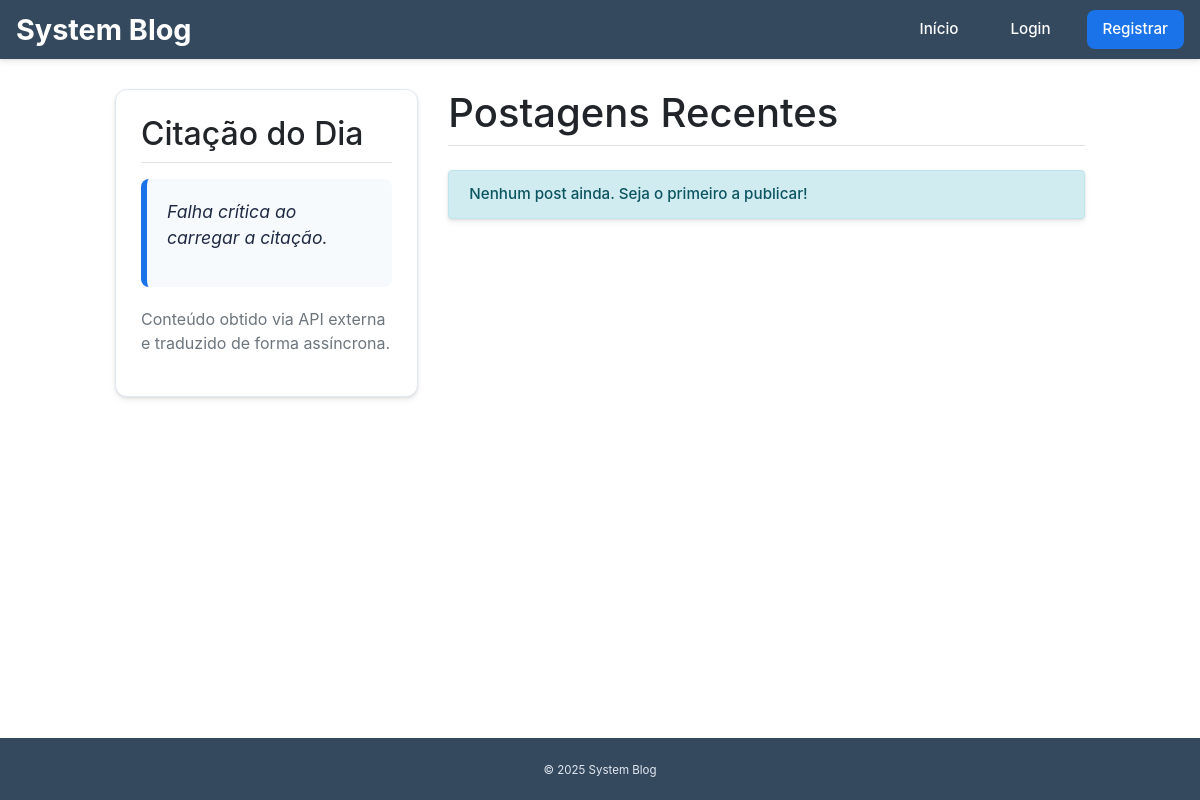
The app's page /home, older data.
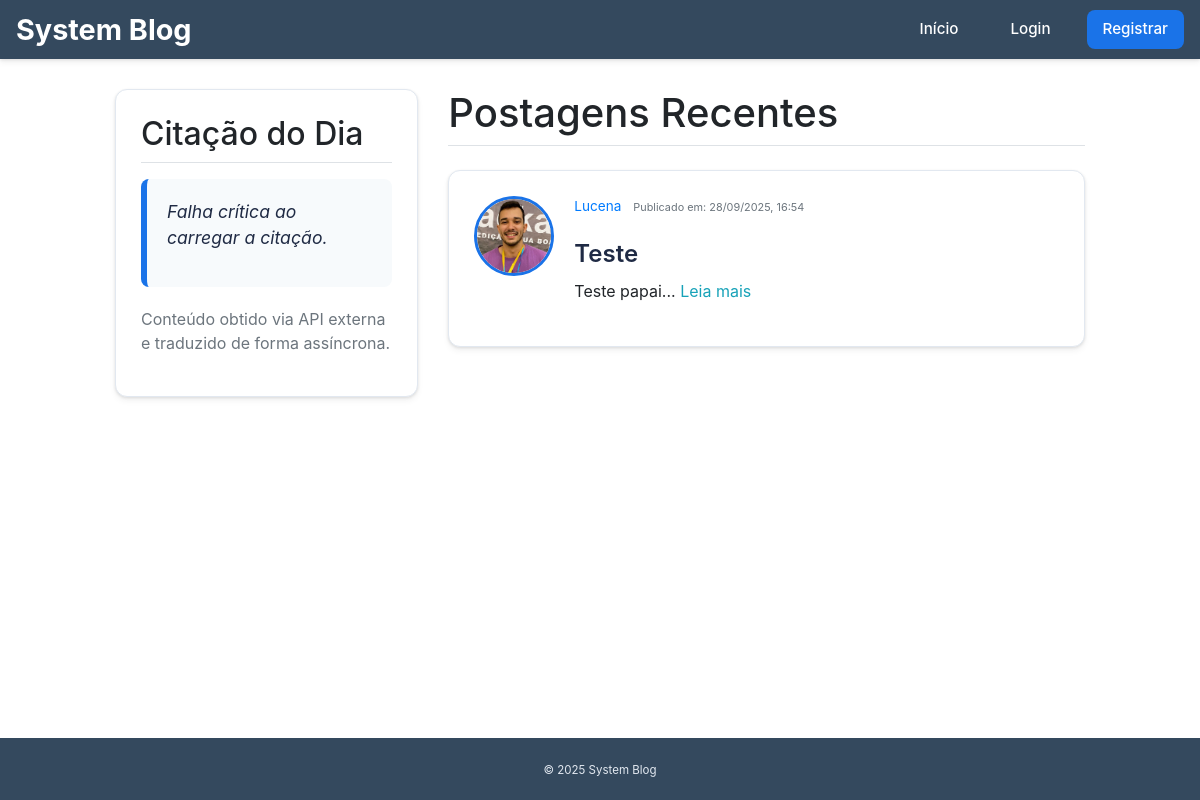
The same page, newer data.
### models.py (models this page shows, shortened)
class Post(db.Model):
    id = db.Column(db.Integer, primary_key=True)
    title = db.Column(db.String(100), nullable=False)
    date_posted = db.Column(db.DateTime, nullable=False, default=datetime.utcnow)
    content = db.Column(db.Text, nullable=False)
    user_id = db.Column(db.Integer, db.ForeignKey('user.id'), nullable=False)

class User(db.Model, UserMixin):
    id = db.Column(db.Integer, primary_key=True)
    username = db.Column(db.String(20), unique=True, nullable=False)
    email = db.Column(db.String(120), unique=True, nullable=False)
    password = db.Column(db.String(60), nullable=False)
    image_file = db.Column(db.String(20), nullable=False, default='default.jpg')
    is_active = db.Column(db.Boolean, default=False)
    role_id = db.Column(db.Integer, db.ForeignKey('role.id'), nullable=False, default=1)
    posts = db.relationship('Post', backref='author', lazy=True)

### views.py (the view)
@app.route("/")
@app.route("/home")
def home():
    quote = quote_of_the_day['content']
    author = quote_of_the_day['author']
    posts = Post.query.order_by(Post.date_posted.desc()).all()
    return render_template('home.html', title='Início', posts=posts, quote=quote, author=author,is_moderator=is_moderator, is_admin=is_admin)

### views.py (called while the page is built)
@app.before_request
def start_quote_thread():
    global quote_of_the_day
    if quote_of_the_day.get('thread') is None or not quote_of_the_day['thread'].is_alive():
        th = Thread(target=get_and_translate_quote, daemon=True)
        th.start()
        quote_of_the_day['thread'] = th
        app.logger.info("Thread de citação assíncrona iniciada.")

### templates/home.html (shortened to what this page needs)
{% extends "base.html" %}
{% block extra_css %}
    <link rel="stylesheet" href="{{ url_for('static', filename='css/home.css') }}">
{% endblock %}
{% block content %}
    <div class="row">
        <div class="col-md-4">
            <section id="quote-section" class="content-section">
                <h2 class="border-bottom pb-2 mb-3">Citação do Dia</h2>
                <div id="quote-box" class="quote-of-the-day">
                    <p id="quote-text" class="quote-text quote-loading">Carregando citação…</p>
                </div>
                <p class="text-muted text-sm mt-3">Conteúdo obtido via API externa e traduzido de forma assíncrona.</p>
            </section>
        </div>
        <div class="col-md-8">
            <h1 class="border-bottom mb-4 pb-2">Postagens Recentes</h1>
            {% if posts %}
                {% for post in posts %}
                    <article class="content-section post-article">
                        <div class="media">
                            <img class="article-img" src="{{ url_for('static', filename='profile_pics/' + post.author.image_file) }}" alt="Imagem de Perfil">
                            <div class="media-body">
                                <div class="post-meta">
                                    <a class="mr-2" href="{{ url_for('user_posts', username=post.author.username) }}">{{ post.author.username }}</a>
                                    <small class="text-muted">Publicado em: {{ post.date_posted.strftime('%d/%m/%Y, %H:%M') }}</small>
                                </div>
                                <h2><a class="article-title" href="{{ url_for('post', post_id=post.id) }}">{{ post.title }}</a></h2>
                                <p class="article-content">{{ post.content[:240] }}...
                                    <a href="{{ url_for('post', post_id=post.id) }}" class="text-info">Leia mais</a>
                                </p>
                            </div>
                        </div>
                    </article>
                {% endfor %}
            {% else %}
                <div class="alert alert-info">Nenhum post ainda. Seja o primeiro a publicar!</div>
            {% endif %}
        </div>
    </div>
{% endblock content %}

Row changes from the older to the newer data that the page shows:
added Post: image_file (picture), author.username "Lucena", date_posted "28/09/2025, 16:54", title "Teste", content "Teste papai"
Text that changed along with them:
text no longer shown: "Nenhum post ainda. Seja o primeiro a publicar!"
